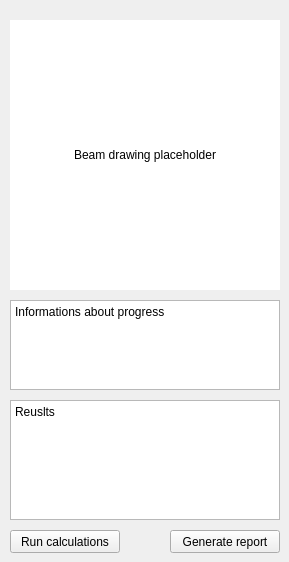
      <widget class="QWidget" name="beam_page">
       <widget class="QPushButton" name="b_run_btn">
        <property name="geometry">
         <rect>
          <x>10</x>
          <y>530</y>
          <width>110</width>
          <height>23</height>
         </rect>
        </property>
        <property name="text">
         <string>Run calculations</string>
        </property>
       </widget>
       <widget class="QLabel" name="b_sup_elementDraw">
        <property name="geometry">
         <rect>
          <x>10</x>
          <y>20</y>
          <width>270</width>
          <height>270</height>
         </rect>
        </property>
        <property name="styleSheet">
         <string notr="true">background-color: rgb(255, 255, 255);</string>
        </property>
        <property name="text">
         <string>Beam drawing placeholder</string>
        </property>
        <property name="scaledContents">
         <bool>true</bool>
        </property>
        <property name="alignment">
         <set>Qt::AlignCenter</set>
        </property>
       </widget>
       <widget class="QTextBrowser" name="b_info_textBrowser">
        <property name="geometry">
         <rect>
          <x>10</x>
          <y>300</y>
          <width>270</width>
          <height>90</height>
         </rect>
        </property>
        <property name="html">
         <string>&lt;!DOCTYPE HTML PUBLIC &quot;-//W3C//DTD HTML 4.0//EN&quot; &quot;http://www.w3.org/TR/REC-html40/strict.dtd&quot;&gt;
&lt;html&gt;&lt;head&gt;&lt;meta name=&quot;qrichtext&quot; content=&quot;1&quot; /&gt;&lt;style type=&quot;text/css&quot;&gt;
p, li { white-space: pre-wrap; }
&lt;/style&gt;&lt;/head&gt;&lt;body style=&quot; font-family:'MS Shell Dlg 2'; font-size:12px; font-weight:400; font-style:normal;&quot;&gt;
&lt;p style=&quot; margin-top:0px; margin-bottom:0px; margin-left:0px; margin-right:0px; -qt-block-indent:0; text-indent:0px;&quot;&gt;&lt;span style=&quot; font-size:12px;&quot;&gt;Informations about progress&lt;/span&gt;&lt;/p&gt;&lt;/body&gt;&lt;/html&gt;</string>
        </property>
       </widget>
       <widget class="QTextBrowser" name="b_results_textBrowser">
        <property name="geometry">
         <rect>
          <x>10</x>
          <y>400</y>
          <width>270</width>
          <height>120</height>
         </rect>
        </property>
        <property name="html">
         <string>&lt;!DOCTYPE HTML PUBLIC &quot;-//W3C//DTD HTML 4.0//EN&quot; &quot;http://www.w3.org/TR/REC-html40/strict.dtd&quot;&gt;
&lt;html&gt;&lt;head&gt;&lt;meta name=&quot;qrichtext&quot; content=&quot;1&quot; /&gt;&lt;style type=&quot;text/css&quot;&gt;
p, li { white-space: pre-wrap; }
&lt;/style&gt;&lt;/head&gt;&lt;body style=&quot; font-family:'MS Shell Dlg 2'; font-size:12px; font-weight:400; font-style:normal;&quot;&gt;
&lt;p style=&quot; margin-top:0px; margin-bottom:0px; margin-left:0px; margin-right:0px; -qt-block-indent:0; text-indent:0px;&quot;&gt;&lt;span style=&quot; font-size:12px;&quot;&gt;Reuslts&lt;/span&gt;&lt;/p&gt;&lt;/body&gt;&lt;/html&gt;</string>
        </property>
       </widget>
       <widget class="QPushButton" name="b_report_btn">
        <property name="geometry">
         <rect>
          <x>170</x>
          <y>530</y>
          <width>110</width>
          <height>23</height>
         </rect>
        </property>
        <property name="text">
         <string>Generate report</string>
        </property>
       </widget>
       <widget class="QLabel" name="b_span_elementDraw">
        <property name="geometry">
         <rect>
          <x>10</x>
          <y>20</y>
          <width>270</width>
          <height>270</height>
         </rect>
        </property>
        <property name="styleSheet">
         <string notr="true">background-color: rgb(255, 255, 255);</string>
        </property>
        <property name="text">
         <string>Beam drawing placeholder</string>
        </property>
        <property name="scaledContents">
         <bool>true</bool>
        </property>
        <property name="alignment">
         <set>Qt::AlignCenter</set>
        </property>
       </widget>
       <zorder>b_run_btn</zorder>
       <zorder>b_info_textBrowser</zorder>
       <zorder>b_results_textBrowser</zorder>
       <zorder>b_report_btn</zorder>
       <zorder>b_span_elementDraw</zorder>
       <zorder>b_sup_elementDraw</zorder>
      </widget>
